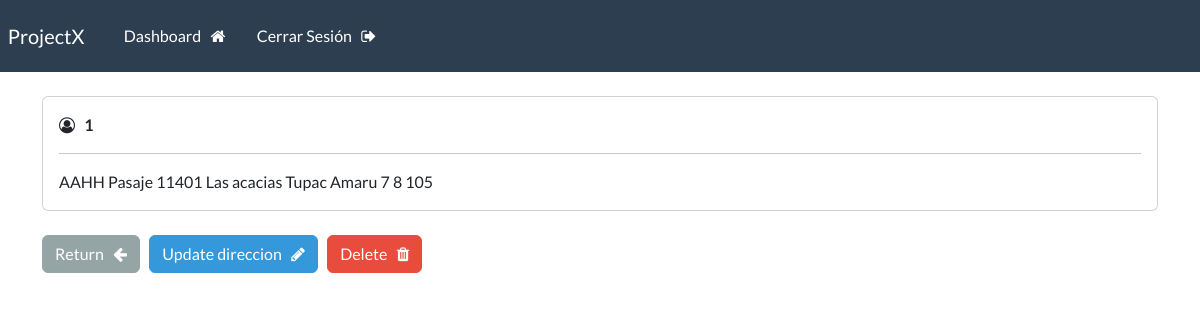
The app's page /direccion/1 (signed in) with its own data.
### webapp/models.py (models this page shows, shortened)
class Direccion(models.Model):
    id_tipozona = models.ForeignKey(TipoZona, on_delete=models.CASCADE)
    id_tipovia = models.ForeignKey(TipoVia, on_delete=models.CASCADE)
    id_ubigeo = models.ForeignKey(Ubigeo, on_delete=models.CASCADE)
    nombre_zona = models.CharField(max_length=100)
    nombre_via = models.CharField(max_length=100)
    manzana = models.CharField(max_length=2)
    lote = models.CharField(max_length=2)
    numero = models.CharField(max_length=6)

class TipoZona(models.Model):
    codigo_sunat = models.CharField(max_length=2)
    denominacion = models.CharField(max_length=100)
    def __str__(self):
        return self.denominacion

class TipoVia(models.Model):
    codigo_sunat = models.CharField(max_length=2)
    denominacion = models.CharField(max_length=100)
    def __str__(self):
        return self.denominacion

class Ubigeo(models.Model):
    ubigeo =  models.CharField(max_length=6, primary_key=True)
    departamento = models.CharField(max_length=100)
    provincia = models.CharField(max_length=100)
    distrito = models.CharField(max_length=100)
    def __str__(self):
        return self.ubigeo

### webapp/views.py (the view)
# urls.py: path('direccion/<int:pk>', views.singular_direccion, name="direccion"),
@login_required(login_url='my-login')
def singular_direccion(request, pk):
    direccion = Direccion.objects.get(id=pk)
    context = {'direccion': direccion}
    return render(request, 'webapp/view-direccion.html', context=context)

### webapp/templates/webapp/view-direccion.html (shortened to what this page needs)
{% extends 'webapp/base.html' %}
{% block content %}
    <div class="card">
        <div class="card-body">
            <i class="fa fa-user-circle-o" aria-hidden="true"></i> &nbsp;
            <strong>
                {{direccion.id|upper}}
                <br>
            </strong>
            <hr>
            {{direccion.id_tipozona}}
            {{direccion.id_tipovia}}
            {{direccion.id_ubigeo}}
            {{direccion.nombre_zona}}
            {{direccion.nombre_via}}
            {{direccion.manzana}}
            {{direccion.lote}}
            {{direccion.numero}}
            <br>
        </div>
    </div>
    <br>
    <a href="{%url 'dashboard-direccion' %}" class="btn btn-secondary"> Return &nbsp; <i class="fa fa-arrow-left" aria-hidden="true"></i> </a>
    <a href="{%url 'update-direccion' direccion.id %}" class="btn btn-info"> Update direccion &nbsp; <i class="fa fa-pencil" aria-hidden="true"></i> </a>
    <a href="{%url 'delete-direccion' direccion.id %}" class="btn btn-danger"> Delete &nbsp; <i class="fa fa-trash" aria-hidden="true"></i> </a>
{% endblock %}

### records on screen
Direccion: id "1", id_tipozona "AAHH", id_tipovia "Pasaje", id_ubigeo "11401", nombre_zona "Las acacias", nombre_via "Tupac Amaru", manzana "7", lote "8", numero "105"
